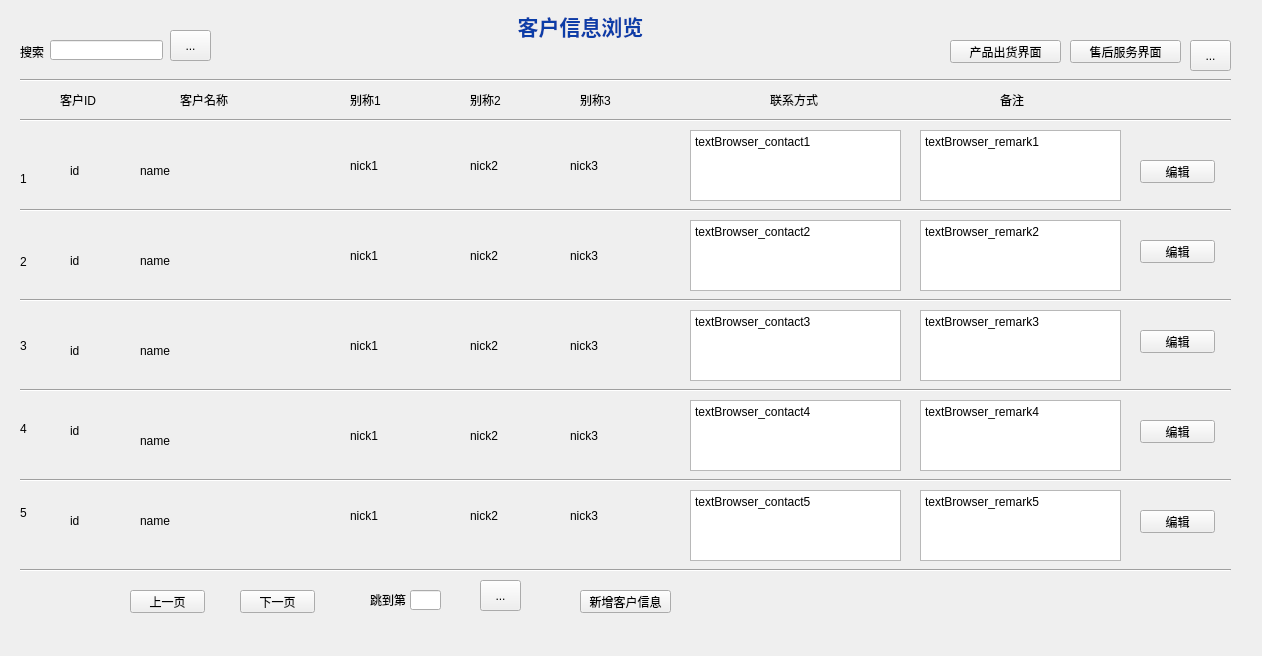
 <widget class="QWidget" name="Form">
  <property name="geometry">
   <rect>
    <x>0</x>
    <y>0</y>
    <width>1262</width>
    <height>656</height>
   </rect>
  </property>
  <property name="windowTitle">
   <string>Form</string>
  </property>
  <widget class="QLabel" name="label_nick1_3">
   <property name="geometry">
    <rect>
     <x>350</x>
     <y>330</y>
     <width>111</width>
     <height>31</height>
    </rect>
   </property>
   <property name="text">
    <string>nick1</string>
   </property>
  </widget>
  <widget class="QLabel" name="label_id2">
   <property name="geometry">
    <rect>
     <x>70</x>
     <y>250</y>
     <width>51</width>
     <height>21</height>
    </rect>
   </property>
   <property name="text">
    <string>id</string>
   </property>
  </widget>
  <widget class="QLabel" name="label_nick2_4">
   <property name="geometry">
    <rect>
     <x>470</x>
     <y>420</y>
     <width>91</width>
     <height>31</height>
    </rect>
   </property>
   <property name="text">
    <string>nick2</string>
   </property>
  </widget>
  <widget class="QLabel" name="label_13">
   <property name="geometry">
    <rect>
     <x>500</x>
     <y>10</y>
     <width>161</width>
     <height>31</height>
    </rect>
   </property>
   <property name="text">
    <string>&lt;html&gt;&lt;head/&gt;&lt;body&gt;&lt;p align=&quot;center&quot;&gt;&lt;span style=&quot; font-size:16pt; font-weight:600; color:#0b3da8;&quot;&gt;客户信息浏览&lt;/span&gt;&lt;/p&gt;&lt;/body&gt;&lt;/html&gt;</string>
   </property>
  </widget>
  <widget class="QLabel" name="label_nick2_3">
   <property name="geometry">
    <rect>
     <x>470</x>
     <y>330</y>
     <width>91</width>
     <height>31</height>
    </rect>
   </property>
   <property name="text">
    <string>nick2</string>
   </property>
  </widget>
  <widget class="QLabel" name="label_nick1_5">
   <property name="geometry">
    <rect>
     <x>350</x>
     <y>500</y>
     <width>111</width>
     <height>31</height>
    </rect>
   </property>
   <property name="text">
    <string>nick1</string>
   </property>
  </widget>
  <widget class="QTextBrowser" name="textBrowser_contact4">
   <property name="geometry">
    <rect>
     <x>690</x>
     <y>400</y>
     <width>211</width>
     <height>71</height>
    </rect>
   </property>
   <property name="frameShadow">
    <enum>QFrame::Plain</enum>
   </property>
   <property name="lineWidth">
    <number>0</number>
   </property>
   <property name="html">
    <string>&lt;!DOCTYPE HTML PUBLIC &quot;-//W3C//DTD HTML 4.0//EN&quot; &quot;http://www.w3.org/TR/REC-html40/strict.dtd&quot;&gt;
&lt;html&gt;&lt;head&gt;&lt;meta name=&quot;qrichtext&quot; content=&quot;1&quot; /&gt;&lt;style type=&quot;text/css&quot;&gt;
p, li { white-space: pre-wrap; }
&lt;/style&gt;&lt;/head&gt;&lt;body style=&quot; font-family:'SimSun'; font-size:9pt; font-weight:400; font-style:normal;&quot;&gt;
&lt;p style=&quot; margin-top:0px; margin-bottom:0px; margin-left:0px; margin-right:0px; -qt-block-indent:0; text-indent:0px;&quot;&gt;textBrowser_contact4&lt;/p&gt;&lt;/body&gt;&lt;/html&gt;</string>
   </property>
  </widget>
  <widget class="QLabel" name="label_id5">
   <property name="geometry">
    <rect>
     <x>70</x>
     <y>510</y>
     <width>51</width>
     <height>21</height>
    </rect>
   </property>
   <property name="text">
    <string>id</string>
   </property>
  </widget>
  <widget class="QLabel" name="label_nick3_1">
   <property name="geometry">
    <rect>
     <x>570</x>
     <y>150</y>
     <width>111</width>
     <height>31</height>
    </rect>
   </property>
   <property name="text">
    <string>nick3</string>
   </property>
  </widget>
  <widget class="QLabel" name="label_id1">
   <property name="geometry">
    <rect>
     <x>70</x>
     <y>160</y>
     <width>51</width>
     <height>21</height>
    </rect>
   </property>
   <property name="text">
    <string>id</string>
   </property>
  </widget>
  <widget class="QLabel" name="label_id3">
   <property name="geometry">
    <rect>
     <x>70</x>
     <y>340</y>
     <width>51</width>
     <height>21</height>
    </rect>
   </property>
   <property name="text">
    <string>id</string>
   </property>
  </widget>
  <widget class="QTextBrowser" name="textBrowser_contact3">
   <property name="geometry">
    <rect>
     <x>690</x>
     <y>310</y>
     <width>211</width>
     <height>71</height>
    </rect>
   </property>
   <property name="frameShadow">
    <enum>QFrame::Plain</enum>
   </property>
   <property name="lineWidth">
    <number>0</number>
   </property>
   <property name="html">
    <string>&lt;!DOCTYPE HTML PUBLIC &quot;-//W3C//DTD HTML 4.0//EN&quot; &quot;http://www.w3.org/TR/REC-html40/strict.dtd&quot;&gt;
&lt;html&gt;&lt;head&gt;&lt;meta name=&quot;qrichtext&quot; content=&quot;1&quot; /&gt;&lt;style type=&quot;text/css&quot;&gt;
p, li { white-space: pre-wrap; }
&lt;/style&gt;&lt;/head&gt;&lt;body style=&quot; font-family:'SimSun'; font-size:9pt; font-weight:400; font-style:normal;&quot;&gt;
&lt;p style=&quot; margin-top:0px; margin-bottom:0px; margin-left:0px; margin-right:0px; -qt-block-indent:0; text-indent:0px;&quot;&gt;textBrowser_contact3&lt;/p&gt;&lt;/body&gt;&lt;/html&gt;</string>
   </property>
  </widget>
  <widget class="QPushButton" name="pushButton_edit02">
   <property name="geometry">
    <rect>
     <x>1140</x>
     <y>240</y>
     <width>75</width>
     <height>23</height>
    </rect>
   </property>
   <property name="text">
    <string>编辑</string>
   </property>
  </widget>
  <widget class="QLineEdit" name="lineEdit_search">
   <property name="geometry">
    <rect>
     <x>50</x>
     <y>40</y>
     <width>113</width>
     <height>20</height>
    </rect>
   </property>
  </widget>
  <widget class="QLabel" name="label_name1">
   <property name="geometry">
    <rect>
     <x>140</x>
     <y>160</y>
     <width>191</width>
     <height>21</height>
    </rect>
   </property>
   <property name="text">
    <string>name</string>
   </property>
  </widget>
  <widget class="QLabel" name="label_nick2_5">
   <property name="geometry">
    <rect>
     <x>470</x>
     <y>500</y>
     <width>91</width>
     <height>31</height>
    </rect>
   </property>
   <property name="text">
    <string>nick2</string>
   </property>
  </widget>
  <widget class="QLabel" name="label_id4">
   <property name="geometry">
    <rect>
     <x>70</x>
     <y>420</y>
     <width>51</width>
     <height>21</height>
    </rect>
   </property>
   <property name="text">
    <string>id</string>
   </property>
  </widget>
  <widget class="QPushButton" name="pushButton_edit04">
   <property name="geometry">
    <rect>
     <x>1140</x>
     <y>420</y>
     <width>75</width>
     <height>23</height>
    </rect>
   </property>
   <property name="text">
    <string>编辑</string>
   </property>
  </widget>
  <widget class="QTextBrowser" name="textBrowser_contact1">
   <property name="geometry">
    <rect>
     <x>690</x>
     <y>130</y>
     <width>211</width>
     <height>71</height>
    </rect>
   </property>
   <property name="frameShadow">
    <enum>QFrame::Plain</enum>
   </property>
   <property name="lineWidth">
    <number>0</number>
   </property>
   <property name="html">
    <string>&lt;!DOCTYPE HTML PUBLIC &quot;-//W3C//DTD HTML 4.0//EN&quot; &quot;http://www.w3.org/TR/REC-html40/strict.dtd&quot;&gt;
&lt;html&gt;&lt;head&gt;&lt;meta name=&quot;qrichtext&quot; content=&quot;1&quot; /&gt;&lt;style type=&quot;text/css&quot;&gt;
p, li { white-space: pre-wrap; }
&lt;/style&gt;&lt;/head&gt;&lt;body style=&quot; font-family:'SimSun'; font-size:9pt; font-weight:400; font-style:normal;&quot;&gt;
&lt;p style=&quot; margin-top:0px; margin-bottom:0px; margin-left:0px; margin-right:0px; -qt-block-indent:0; text-indent:0px;&quot;&gt;textBrowser_contact1&lt;/p&gt;&lt;/body&gt;&lt;/html&gt;</string>
   </property>
  </widget>
  <widget class="QLabel" name="label_name4">
   <property name="geometry">
    <rect>
     <x>140</x>
     <y>430</y>
     <width>191</width>
     <height>21</height>
    </rect>
   </property>
   <property name="text">
    <string>name</string>
   </property>
  </widget>
  <widget class="Line" name="line_7">
   <property name="geometry">
    <rect>
     <x>20</x>
     <y>70</y>
     <width>1211</width>
     <height>20</height>
    </rect>
   </property>
   <property name="orientation">
    <enum>Qt::Horizontal</enum>
   </property>
  </widget>
  <widget class="Line" name="line_6">
   <property name="geometry">
    <rect>
     <x>20</x>
     <y>560</y>
     <width>1211</width>
     <height>20</height>
    </rect>
   </property>
   <property name="orientation">
    <enum>Qt::Horizontal</enum>
   </property>
  </widget>
  <widget class="QPushButton" name="pushButton_SwitchSevice">
   <property name="geometry">
    <rect>
     <x>1070</x>
     <y>40</y>
     <width>111</width>
     <height>23</height>
    </rect>
   </property>
   <property name="text">
    <string>售后服务界面</string>
   </property>
  </widget>
  <widget class="QWidget" name="verticalLayoutWidget">
   <property name="geometry">
    <rect>
     <x>20</x>
     <y>140</y>
     <width>38</width>
     <height>411</height>
    </rect>
   </property>
   <layout class="QVBoxLayout" name="verticalLayout">
    <item>
     <widget class="QLabel" name="label_order1">
      <property name="text">
       <string>1</string>
      </property>
     </widget>
    </item>
    <item>
     <widget class="QLabel" name="label_order2">
      <property name="text">
       <string>2</string>
      </property>
     </widget>
    </item>
    <item>
     <widget class="QLabel" name="label_order3">
      <property name="text">
       <string>3</string>
      </property>
     </widget>
    </item>
    <item>
     <widget class="QLabel" name="label_order4">
      <property name="text">
       <string>4</string>
      </property>
     </widget>
    </item>
    <item>
     <widget class="QLabel" name="label_order5">
      <property name="text">
       <string>5</string>
      </property>
     </widget>
    </item>
   </layout>
  </widget>
  <widget class="QLabel" name="label_nick1_4">
   <property name="geometry">
    <rect>
     <x>350</x>
     <y>420</y>
     <width>111</width>
     <height>31</height>
    </rect>
   </property>
   <property name="text">
    <string>nick1</string>
   </property>
  </widget>
  <widget class="QLabel" name="label_nick3_2">
   <property name="geometry">
    <rect>
     <x>570</x>
     <y>240</y>
     <width>111</width>
     <height>31</height>
    </rect>
   </property>
   <property name="text">
    <string>nick3</string>
   </property>
  </widget>
  <widget class="QPushButton" name="pushButton_edit01">
   <property name="geometry">
    <rect>
     <x>1140</x>
     <y>160</y>
     <width>75</width>
     <height>23</height>
    </rect>
   </property>
   <property name="text">
    <string>编辑</string>
   </property>
  </widget>
  <widget class="QLabel" name="label_6">
   <property name="geometry">
    <rect>
     <x>770</x>
     <y>80</y>
     <width>71</width>
     <height>39</height>
    </rect>
   </property>
   <property name="text">
    <string>联系方式</string>
   </property>
  </widget>
  <widget class="QTextBrowser" name="textBrowser_contact2">
   <property name="geometry">
    <rect>
     <x>690</x>
     <y>220</y>
     <width>211</width>
     <height>71</height>
    </rect>
   </property>
   <property name="frameShadow">
    <enum>QFrame::Plain</enum>
   </property>
   <property name="lineWidth">
    <number>0</number>
   </property>
   <property name="html">
    <string>&lt;!DOCTYPE HTML PUBLIC &quot;-//W3C//DTD HTML 4.0//EN&quot; &quot;http://www.w3.org/TR/REC-html40/strict.dtd&quot;&gt;
&lt;html&gt;&lt;head&gt;&lt;meta name=&quot;qrichtext&quot; content=&quot;1&quot; /&gt;&lt;style type=&quot;text/css&quot;&gt;
p, li { white-space: pre-wrap; }
&lt;/style&gt;&lt;/head&gt;&lt;body style=&quot; font-family:'SimSun'; font-size:9pt; font-weight:400; font-style:normal;&quot;&gt;
&lt;p style=&quot; margin-top:0px; margin-bottom:0px; margin-left:0px; margin-right:0px; -qt-block-indent:0; text-indent:0px;&quot;&gt;textBrowser_contact2&lt;/p&gt;&lt;/body&gt;&lt;/html&gt;</string>
   </property>
  </widget>
  <widget class="Line" name="line_2">
   <property name="geometry">
    <rect>
     <x>20</x>
     <y>200</y>
     <width>1211</width>
     <height>20</height>
    </rect>
   </property>
   <property name="orientation">
    <enum>Qt::Horizontal</enum>
   </property>
  </widget>
  <widget class="Line" name="line_4">
   <property name="geometry">
    <rect>
     <x>20</x>
     <y>380</y>
     <width>1211</width>
     <height>20</height>
    </rect>
   </property>
   <property name="orientation">
    <enum>Qt::Horizontal</enum>
   </property>
  </widget>
  <widget class="QLabel" name="label_4">
   <property name="geometry">
    <rect>
     <x>470</x>
     <y>80</y>
     <width>61</width>
     <height>39</height>
    </rect>
   </property>
   <property name="text">
    <string>别称2</string>
   </property>
  </widget>
  <widget class="QLabel" name="label_nick1_2">
   <property name="geometry">
    <rect>
     <x>350</x>
     <y>240</y>
     <width>111</width>
     <height>31</height>
    </rect>
   </property>
   <property name="text">
    <string>nick1</string>
   </property>
  </widget>
  <widget class="QTextBrowser" name="textBrowser_remark4">
   <property name="geometry">
    <rect>
     <x>920</x>
     <y>400</y>
     <width>201</width>
     <height>71</height>
    </rect>
   </property>
   <property name="frameShadow">
    <enum>QFrame::Plain</enum>
   </property>
   <property name="lineWidth">
    <number>0</number>
   </property>
   <property name="html">
    <string>&lt;!DOCTYPE HTML PUBLIC &quot;-//W3C//DTD HTML 4.0//EN&quot; &quot;http://www.w3.org/TR/REC-html40/strict.dtd&quot;&gt;
&lt;html&gt;&lt;head&gt;&lt;meta name=&quot;qrichtext&quot; content=&quot;1&quot; /&gt;&lt;style type=&quot;text/css&quot;&gt;
p, li { white-space: pre-wrap; }
&lt;/style&gt;&lt;/head&gt;&lt;body style=&quot; font-family:'SimSun'; font-size:9pt; font-weight:400; font-style:normal;&quot;&gt;
&lt;p style=&quot; margin-top:0px; margin-bottom:0px; margin-left:0px; margin-right:0px; -qt-block-indent:0; text-indent:0px;&quot;&gt;textBrowser_remark4&lt;/p&gt;&lt;/body&gt;&lt;/html&gt;</string>
   </property>
  </widget>
  <widget class="QLabel" name="label_nick1_1">
   <property name="geometry">
    <rect>
     <x>350</x>
     <y>150</y>
     <width>111</width>
     <height>31</height>
    </rect>
   </property>
   <property name="text">
    <string>nick1</string>
   </property>
  </widget>
  <widget class="Line" name="line">
   <property name="geometry">
    <rect>
     <x>20</x>
     <y>110</y>
     <width>1211</width>
     <height>20</height>
    </rect>
   </property>
   <property name="orientation">
    <enum>Qt::Horizontal</enum>
   </property>
  </widget>
  <widget class="QPushButton" name="pushButton_SwitchShipment">
   <property name="geometry">
    <rect>
     <x>950</x>
     <y>40</y>
     <width>111</width>
     <height>23</height>
    </rect>
   </property>
   <property name="text">
    <string>产品出货界面</string>
   </property>
  </widget>
  <widget class="QLabel" name="label_nick2_2">
   <property name="geometry">
    <rect>
     <x>470</x>
     <y>240</y>
     <width>91</width>
     <height>31</height>
    </rect>
   </property>
   <property name="text">
    <string>nick2</string>
   </property>
  </widget>
  <widget class="QLabel" name="label_8">
   <property name="geometry">
    <rect>
     <x>20</x>
     <y>42</y>
     <width>31</width>
     <height>20</height>
    </rect>
   </property>
   <property name="text">
    <string>搜索</string>
   </property>
  </widget>
  <widget class="QLabel" name="label_5">
   <property name="geometry">
    <rect>
     <x>580</x>
     <y>80</y>
     <width>61</width>
     <height>39</height>
    </rect>
   </property>
   <property name="text">
    <string>别称3</string>
   </property>
  </widget>
  <widget class="QPushButton" name="pushButton_edit05">
   <property name="geometry">
    <rect>
     <x>1140</x>
     <y>510</y>
     <width>75</width>
     <height>23</height>
    </rect>
   </property>
   <property name="text">
    <string>编辑</string>
   </property>
  </widget>
  <widget class="QTextBrowser" name="textBrowser_remark1">
   <property name="geometry">
    <rect>
     <x>920</x>
     <y>130</y>
     <width>201</width>
     <height>71</height>
    </rect>
   </property>
   <property name="frameShadow">
    <enum>QFrame::Plain</enum>
   </property>
   <property name="lineWidth">
    <number>0</number>
   </property>
   <property name="html">
    <string>&lt;!DOCTYPE HTML PUBLIC &quot;-//W3C//DTD HTML 4.0//EN&quot; &quot;http://www.w3.org/TR/REC-html40/strict.dtd&quot;&gt;
&lt;html&gt;&lt;head&gt;&lt;meta name=&quot;qrichtext&quot; content=&quot;1&quot; /&gt;&lt;style type=&quot;text/css&quot;&gt;
p, li { white-space: pre-wrap; }
&lt;/style&gt;&lt;/head&gt;&lt;body style=&quot; font-family:'SimSun'; font-size:9pt; font-weight:400; font-style:normal;&quot;&gt;
&lt;p style=&quot; margin-top:0px; margin-bottom:0px; margin-left:0px; margin-right:0px; -qt-block-indent:0; text-indent:0px;&quot;&gt;textBrowser_remark1&lt;/p&gt;&lt;/body&gt;&lt;/html&gt;</string>
   </property>
  </widget>
  <widget class="QTextBrowser" name="textBrowser_contact5">
   <property name="geometry">
    <rect>
     <x>690</x>
     <y>490</y>
     <width>211</width>
     <height>71</height>
    </rect>
   </property>
   <property name="frameShadow">
    <enum>QFrame::Plain</enum>
   </property>
   <property name="lineWidth">
    <number>0</number>
   </property>
   <property name="html">
    <string>&lt;!DOCTYPE HTML PUBLIC &quot;-//W3C//DTD HTML 4.0//EN&quot; &quot;http://www.w3.org/TR/REC-html40/strict.dtd&quot;&gt;
&lt;html&gt;&lt;head&gt;&lt;meta name=&quot;qrichtext&quot; content=&quot;1&quot; /&gt;&lt;style type=&quot;text/css&quot;&gt;
p, li { white-space: pre-wrap; }
&lt;/style&gt;&lt;/head&gt;&lt;body style=&quot; font-family:'SimSun'; font-size:9pt; font-weight:400; font-style:normal;&quot;&gt;
&lt;p style=&quot; margin-top:0px; margin-bottom:0px; margin-left:0px; margin-right:0px; -qt-block-indent:0; text-indent:0px;&quot;&gt;textBrowser_contact5&lt;/p&gt;&lt;/body&gt;&lt;/html&gt;</string>
   </property>
  </widget>
  <widget class="QLabel" name="label_2">
   <property name="geometry">
    <rect>
     <x>180</x>
     <y>80</y>
     <width>121</width>
     <height>39</height>
    </rect>
   </property>
   <property name="text">
    <string>客户名称</string>
   </property>
  </widget>
  <widget class="QToolButton" name="toolButton_connect">
   <property name="geometry">
    <rect>
     <x>1190</x>
     <y>40</y>
     <width>41</width>
     <height>31</height>
    </rect>
   </property>
   <property name="text">
    <string>...</string>
   </property>
  </widget>
  <widget class="QLabel" name="label_name3">
   <property name="geometry">
    <rect>
     <x>140</x>
     <y>340</y>
     <width>191</width>
     <height>21</height>
    </rect>
   </property>
   <property name="text">
    <string>name</string>
   </property>
  </widget>
  <widget class="QLabel" name="label_7">
   <property name="geometry">
    <rect>
     <x>1000</x>
     <y>80</y>
     <width>51</width>
     <height>39</height>
    </rect>
   </property>
   <property name="text">
    <string>备注</string>
   </property>
  </widget>
  <widget class="QTextBrowser" name="textBrowser_remark3">
   <property name="geometry">
    <rect>
     <x>920</x>
     <y>310</y>
     <width>201</width>
     <height>71</height>
    </rect>
   </property>
   <property name="frameShadow">
    <enum>QFrame::Plain</enum>
   </property>
   <property name="lineWidth">
    <number>0</number>
   </property>
   <property name="html">
    <string>&lt;!DOCTYPE HTML PUBLIC &quot;-//W3C//DTD HTML 4.0//EN&quot; &quot;http://www.w3.org/TR/REC-html40/strict.dtd&quot;&gt;
&lt;html&gt;&lt;head&gt;&lt;meta name=&quot;qrichtext&quot; content=&quot;1&quot; /&gt;&lt;style type=&quot;text/css&quot;&gt;
p, li { white-space: pre-wrap; }
&lt;/style&gt;&lt;/head&gt;&lt;body style=&quot; font-family:'SimSun'; font-size:9pt; font-weight:400; font-style:normal;&quot;&gt;
&lt;p style=&quot; margin-top:0px; margin-bottom:0px; margin-left:0px; margin-right:0px; -qt-block-indent:0; text-indent:0px;&quot;&gt;textBrowser_remark3&lt;/p&gt;&lt;/body&gt;&lt;/html&gt;</string>
   </property>
  </widget>
  <widget class="QLabel" name="label_3">
   <property name="geometry">
    <rect>
     <x>350</x>
     <y>80</y>
     <width>61</width>
     <height>39</height>
    </rect>
   </property>
   <property name="text">
    <string>别称1</string>
   </property>
  </widget>
  <widget class="QLabel" name="label_name2">
   <property name="geometry">
    <rect>
     <x>140</x>
     <y>250</y>
     <width>191</width>
     <height>21</height>
    </rect>
   </property>
   <property name="text">
    <string>name</string>
   </property>
  </widget>
  <widget class="QToolButton" name="toolButton_search">
   <property name="geometry">
    <rect>
     <x>170</x>
     <y>30</y>
     <width>41</width>
     <height>31</height>
    </rect>
   </property>
   <property name="text">
    <string>...</string>
   </property>
  </widget>
  <widget class="Line" name="line_3">
   <property name="geometry">
    <rect>
     <x>20</x>
     <y>290</y>
     <width>1211</width>
     <height>20</height>
    </rect>
   </property>
   <property name="orientation">
    <enum>Qt::Horizontal</enum>
   </property>
  </widget>
  <widget class="QPushButton" name="pushButton_previous">
   <property name="geometry">
    <rect>
     <x>130</x>
     <y>590</y>
     <width>75</width>
     <height>23</height>
    </rect>
   </property>
   <property name="text">
    <string>上一页</string>
   </property>
  </widget>
  <widget class="Line" name="line_5">
   <property name="geometry">
    <rect>
     <x>20</x>
     <y>470</y>
     <width>1211</width>
     <height>20</height>
    </rect>
   </property>
   <property name="orientation">
    <enum>Qt::Horizontal</enum>
   </property>
  </widget>
  <widget class="QLabel" name="label_name5">
   <property name="geometry">
    <rect>
     <x>140</x>
     <y>510</y>
     <width>191</width>
     <height>21</height>
    </rect>
   </property>
   <property name="text">
    <string>name</string>
   </property>
  </widget>
  <widget class="QTextBrowser" name="textBrowser_remark5">
   <property name="geometry">
    <rect>
     <x>920</x>
     <y>490</y>
     <width>201</width>
     <height>71</height>
    </rect>
   </property>
   <property name="frameShadow">
    <enum>QFrame::Plain</enum>
   </property>
   <property name="lineWidth">
    <number>0</number>
   </property>
   <property name="html">
    <string>&lt;!DOCTYPE HTML PUBLIC &quot;-//W3C//DTD HTML 4.0//EN&quot; &quot;http://www.w3.org/TR/REC-html40/strict.dtd&quot;&gt;
&lt;html&gt;&lt;head&gt;&lt;meta name=&quot;qrichtext&quot; content=&quot;1&quot; /&gt;&lt;style type=&quot;text/css&quot;&gt;
p, li { white-space: pre-wrap; }
&lt;/style&gt;&lt;/head&gt;&lt;body style=&quot; font-family:'SimSun'; font-size:9pt; font-weight:400; font-style:normal;&quot;&gt;
&lt;p style=&quot; margin-top:0px; margin-bottom:0px; margin-left:0px; margin-right:0px; -qt-block-indent:0; text-indent:0px;&quot;&gt;textBrowser_remark5&lt;/p&gt;&lt;/body&gt;&lt;/html&gt;</string>
   </property>
  </widget>
  <widget class="QLabel" name="label_nick2_1">
   <property name="geometry">
    <rect>
     <x>470</x>
     <y>150</y>
     <width>91</width>
     <height>31</height>
    </rect>
   </property>
   <property name="text">
    <string>nick2</string>
   </property>
  </widget>
  <widget class="QLabel" name="label_nick3_5">
   <property name="geometry">
    <rect>
     <x>570</x>
     <y>500</y>
     <width>111</width>
     <height>31</height>
    </rect>
   </property>
   <property name="text">
    <string>nick3</string>
   </property>
  </widget>
  <widget class="QPushButton" name="pushButton_edit03">
   <property name="geometry">
    <rect>
     <x>1140</x>
     <y>330</y>
     <width>75</width>
     <height>23</height>
    </rect>
   </property>
   <property name="text">
    <string>编辑</string>
   </property>
  </widget>
  <widget class="QLabel" name="label">
   <property name="geometry">
    <rect>
     <x>60</x>
     <y>80</y>
     <width>61</width>
     <height>39</height>
    </rect>
   </property>
   <property name="text">
    <string>客户ID</string>
   </property>
  </widget>
  <widget class="QLabel" name="label_nick3_4">
   <property name="geometry">
    <rect>
     <x>570</x>
     <y>420</y>
     <width>111</width>
     <height>31</height>
    </rect>
   </property>
   <property name="text">
    <string>nick3</string>
   </property>
  </widget>
  <widget class="QLabel" name="label_nick3_3">
   <property name="geometry">
    <rect>
     <x>570</x>
     <y>330</y>
     <width>111</width>
     <height>31</height>
    </rect>
   </property>
   <property name="text">
    <string>nick3</string>
   </property>
  </widget>
  <widget class="QTextBrowser" name="textBrowser_remark2">
   <property name="geometry">
    <rect>
     <x>920</x>
     <y>220</y>
     <width>201</width>
     <height>71</height>
    </rect>
   </property>
   <property name="frameShadow">
    <enum>QFrame::Plain</enum>
   </property>
   <property name="lineWidth">
    <number>0</number>
   </property>
   <property name="html">
    <string>&lt;!DOCTYPE HTML PUBLIC &quot;-//W3C//DTD HTML 4.0//EN&quot; &quot;http://www.w3.org/TR/REC-html40/strict.dtd&quot;&gt;
&lt;html&gt;&lt;head&gt;&lt;meta name=&quot;qrichtext&quot; content=&quot;1&quot; /&gt;&lt;style type=&quot;text/css&quot;&gt;
p, li { white-space: pre-wrap; }
&lt;/style&gt;&lt;/head&gt;&lt;body style=&quot; font-family:'SimSun'; font-size:9pt; font-weight:400; font-style:normal;&quot;&gt;
&lt;p style=&quot; margin-top:0px; margin-bottom:0px; margin-left:0px; margin-right:0px; -qt-block-indent:0; text-indent:0px;&quot;&gt;textBrowser_remark2&lt;/p&gt;&lt;/body&gt;&lt;/html&gt;</string>
   </property>
  </widget>
  <widget class="QPushButton" name="pushButton_next">
   <property name="geometry">
    <rect>
     <x>240</x>
     <y>590</y>
     <width>75</width>
     <height>23</height>
    </rect>
   </property>
   <property name="text">
    <string>下一页</string>
   </property>
  </widget>
  <widget class="QPushButton" name="pushButton_next_2">
   <property name="geometry">
    <rect>
     <x>580</x>
     <y>590</y>
     <width>91</width>
     <height>23</height>
    </rect>
   </property>
   <property name="text">
    <string>新增客户信息</string>
   </property>
  </widget>
  <widget class="QLineEdit" name="lineEdit_search_2">
   <property name="geometry">
    <rect>
     <x>410</x>
     <y>590</y>
     <width>31</width>
     <height>20</height>
    </rect>
   </property>
  </widget>
  <widget class="QToolButton" name="toolButton_search_2">
   <property name="geometry">
    <rect>
     <x>480</x>
     <y>580</y>
     <width>41</width>
     <height>31</height>
    </rect>
   </property>
   <property name="text">
    <string>...</string>
   </property>
  </widget>
  <widget class="QLabel" name="label_9">
   <property name="geometry">
    <rect>
     <x>370</x>
     <y>580</y>
     <width>181</width>
     <height>39</height>
    </rect>
   </property>
   <property name="text">
    <string>跳到第       页</string>
   </property>
  </widget>
  <zorder>label_nick1_3</zorder>
  <zorder>label_id2</zorder>
  <zorder>label_nick2_4</zorder>
  <zorder>label_13</zorder>
  <zorder>label_nick2_3</zorder>
  <zorder>label_nick1_5</zorder>
  <zorder>textBrowser_contact4</zorder>
  <zorder>label_id5</zorder>
  <zorder>label_nick3_1</zorder>
  <zorder>label_id1</zorder>
  <zorder>label_id3</zorder>
  <zorder>textBrowser_contact3</zorder>
  <zorder>pushButton_edit02</zorder>
  <zorder>lineEdit_search</zorder>
  <zorder>label_name1</zorder>
  <zorder>label_nick2_5</zorder>
  <zorder>label_id4</zorder>
  <zorder>pushButton_edit04</zorder>
  <zorder>textBrowser_contact1</zorder>
  <zorder>label_name4</zorder>
  <zorder>line_7</zorder>
  <zorder>line_6</zorder>
  <zorder>pushButton_SwitchSevice</zorder>
  <zorder>verticalLayoutWidget</zorder>
  <zorder>label_nick1_4</zorder>
  <zorder>label_nick3_2</zorder>
  <zorder>pushButton_edit01</zorder>
  <zorder>label_6</zorder>
  <zorder>textBrowser_contact2</zorder>
  <zorder>line_2</zorder>
  <zorder>line_4</zorder>
  <zorder>label_4</zorder>
  <zorder>label_nick1_2</zorder>
  <zorder>textBrowser_remark4</zorder>
  <zorder>label_nick1_1</zorder>
  <zorder>line</zorder>
  <zorder>pushButton_SwitchShipment</zorder>
  <zorder>label_nick2_2</zorder>
  <zorder>label_8</zorder>
  <zorder>label_5</zorder>
  <zorder>pushButton_edit05</zorder>
  <zorder>textBrowser_remark1</zorder>
  <zorder>textBrowser_contact5</zorder>
  <zorder>label_2</zorder>
  <zorder>toolButton_connect</zorder>
  <zorder>label_name3</zorder>
  <zorder>label_7</zorder>
  <zorder>textBrowser_remark3</zorder>
  <zorder>label_3</zorder>
  <zorder>label_name2</zorder>
  <zorder>toolButton_search</zorder>
  <zorder>line_3</zorder>
  <zorder>pushButton_previous</zorder>
  <zorder>line_5</zorder>
  <zorder>label_name5</zorder>
  <zorder>textBrowser_remark5</zorder>
  <zorder>label_nick2_1</zorder>
  <zorder>label_nick3_5</zorder>
  <zorder>pushButton_edit03</zorder>
  <zorder>label</zorder>
  <zorder>label_nick3_4</zorder>
  <zorder>label_nick3_3</zorder>
  <zorder>textBrowser_remark2</zorder>
  <zorder>pushButton_next</zorder>
  <zorder>pushButton_next_2</zorder>
  <zorder>toolButton_search_2</zorder>
  <zorder>label_9</zorder>
  <zorder>lineEdit_search_2</zorder>
 </widget>
